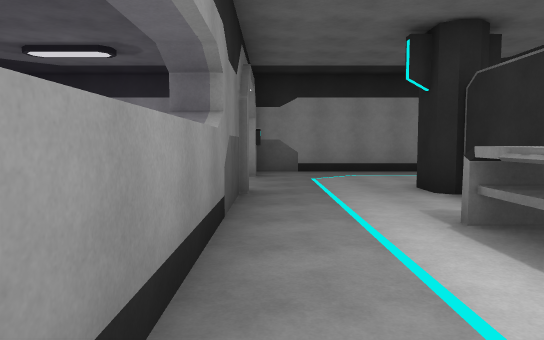
View 1 (above)

22 first-person views from a walk through a Unity game level. The camera is 1.5 m above the floor, tilts 4° down and sees 70° across. The floor is counted in squares, 2 m on a side. Each view is taken from the middle of a square. On the plan, view 1 faces up. The plan holds only what a view shows up to about 12 squares ahead; the rest is blank. The player is left out. Some animated figures are left out.

View 2
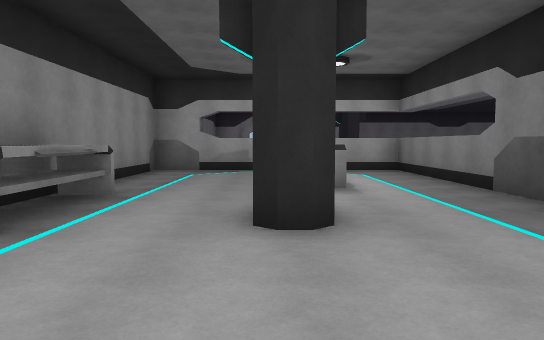

View 3
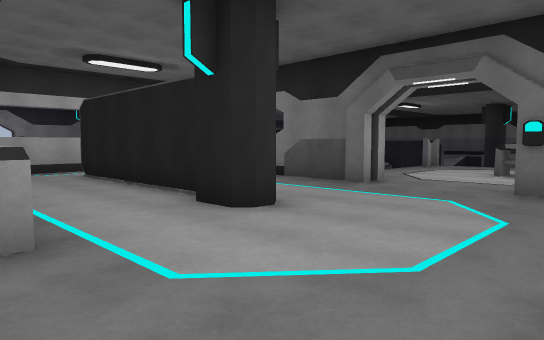

View 4
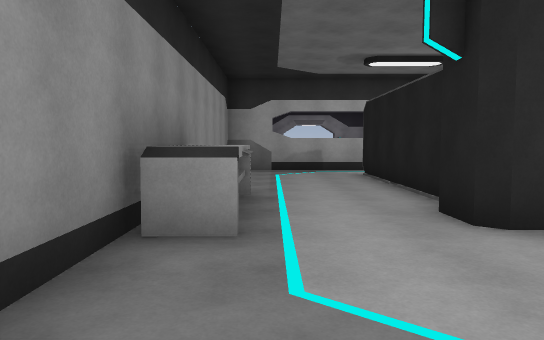

View 5
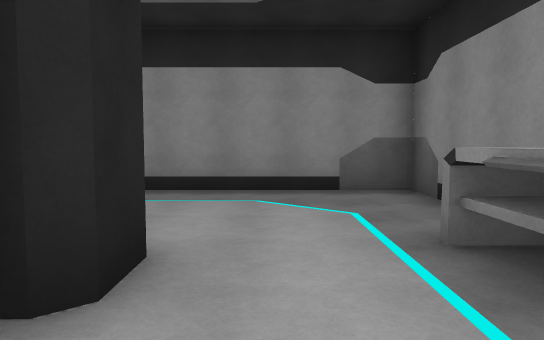

View 6
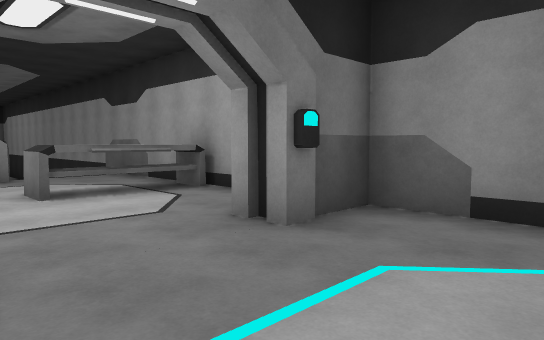

View 7
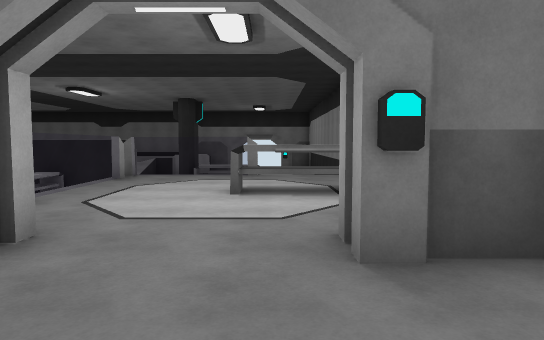

View 8
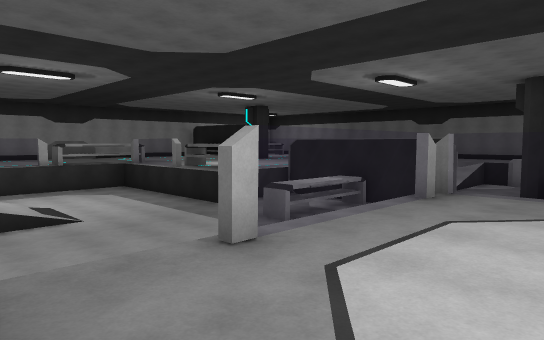

View 9
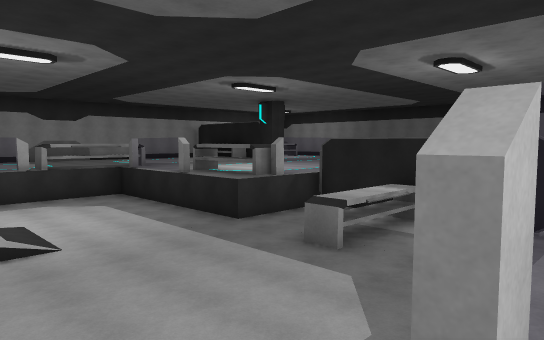

View 10
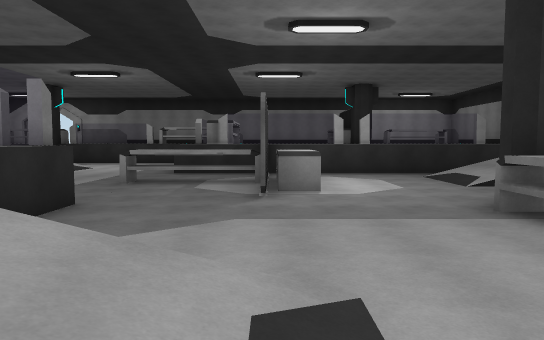

View 11
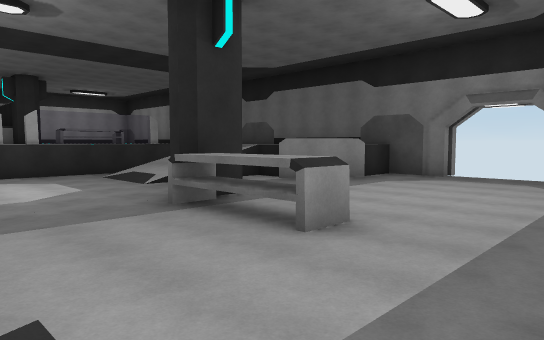

View 12
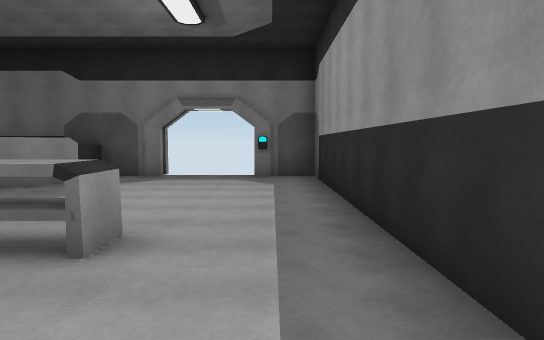

View 13
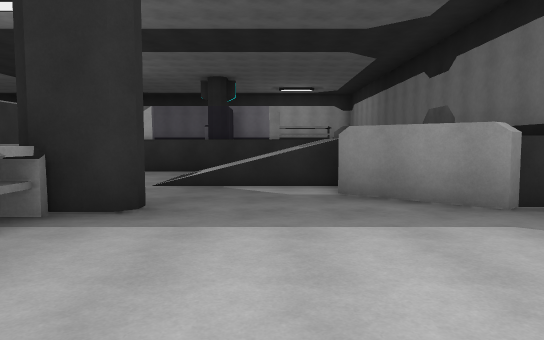

View 14
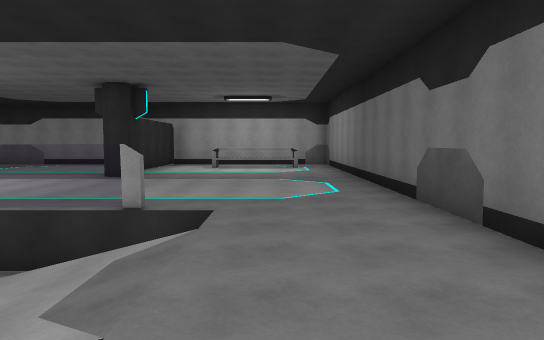

View 15
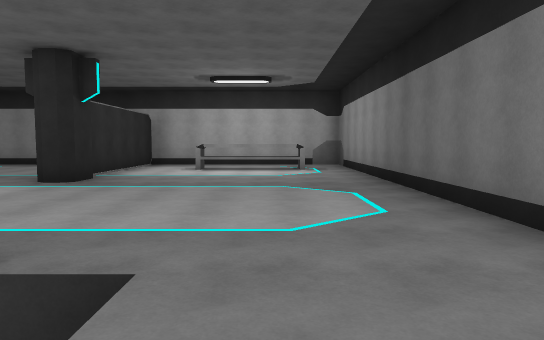

View 16
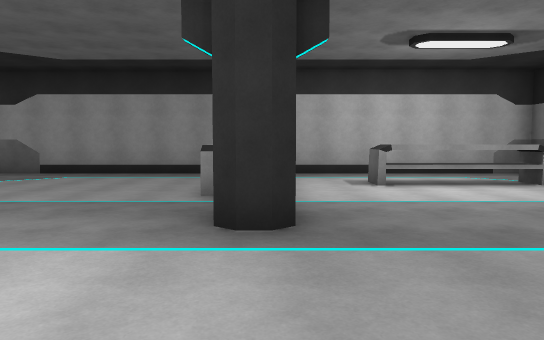

View 17
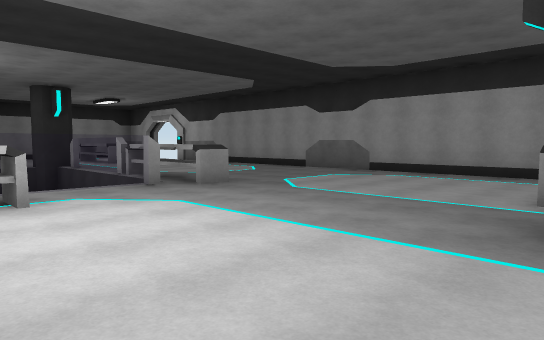

View 18
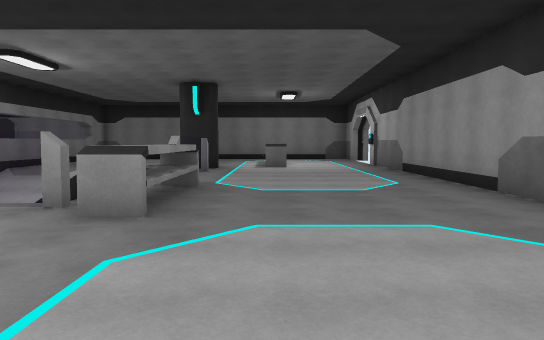

View 19
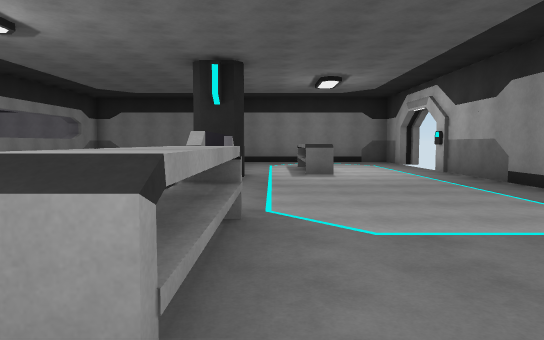

View 20
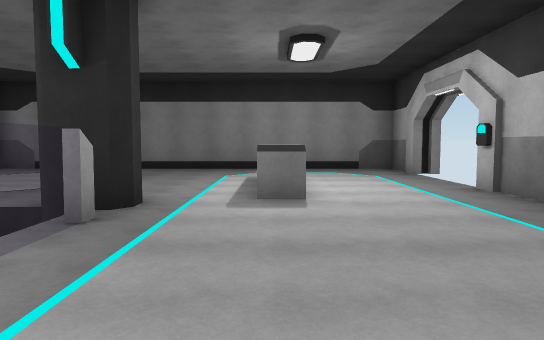

View 21
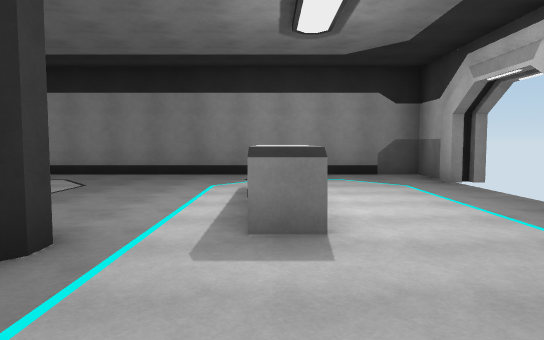

View 22
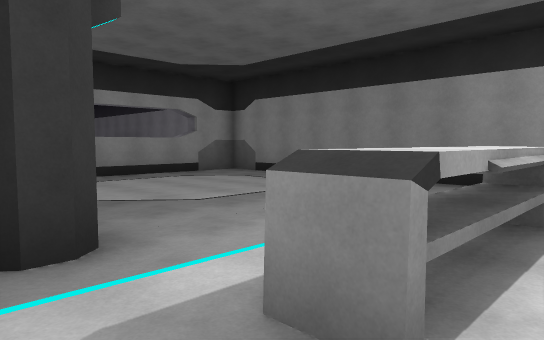

### Floor plan
Key: @ floor where view 1 was taken; # wall or solid block; x gap in a wall; . main floor; - floor 1.75 m lower than the main floor; / step, stairs or slope; = window, fence, low wall or low ledge; ^ raised ledge; C column; T table; H thing the floor can be seen under or through.
Columns run from 21 left of view 1 to 7 right of it. Each row starts with its distance up from view 1.
 11 #################   #########
 10 #--------- ///...x. #.......#
  9 #----------// ...T..#.......#
  8  ----------// /..T..........#
  7  -------T---- =............##
  6 x-------T-----=.....#...C..T
  5 #------#T-----=...=.#...#..T
  4 # ./---C------------#...#...#
  3 #   #-----^^------  #..T#...#
  2 #...////--^#--------#..T....#
  1 #...////--^^^^^-----#..T....#
  0 #...////---#--------#@......#
 -1 #...HH---#-=-//---//#########
 -2 #............T/---///. .....#
 -3 #...........TT/---///. .....#
 -4 #...........TT------  ......#
 -5 #.............-----  .......#
 -6 #.............-----  .......#
 -7 #......C.....^^^^===/C......#
 -8 #......#....................#
 -9 #......#T.............^ ^...#
-10 #.^^^^.#T...................#
-11 #......#T...................#
-12 #......  ...................#
-13 #######  ##############   ###

Positions as (right, up) in squares from view 1, and headings:
1: (0, 0), facing up
2: (3, 10), facing down
3: (6, 10), facing down-left
4: (5, 10), facing down
5: (4, 4), facing up
6: (2, 6), facing up-left
7: (2, 8), facing left
8: (-1, 7), facing down-left
9: (-2, 5), facing down-left
10: (-10, 10), facing down
11: (-10, 10), facing down-left
12: (-10, 9), facing left
13: (-16, 9), facing down
14: (-18, 4), facing down
15: (-18, 1), facing down
16: (-14, -3), facing down
17: (-14, -3), facing down-right
18: (-12, -9), facing right
19: (-9, -8), facing right
20: (-5, -9), facing right
21: (-3, -9), facing right
22: (-1, -10), facing up-right
